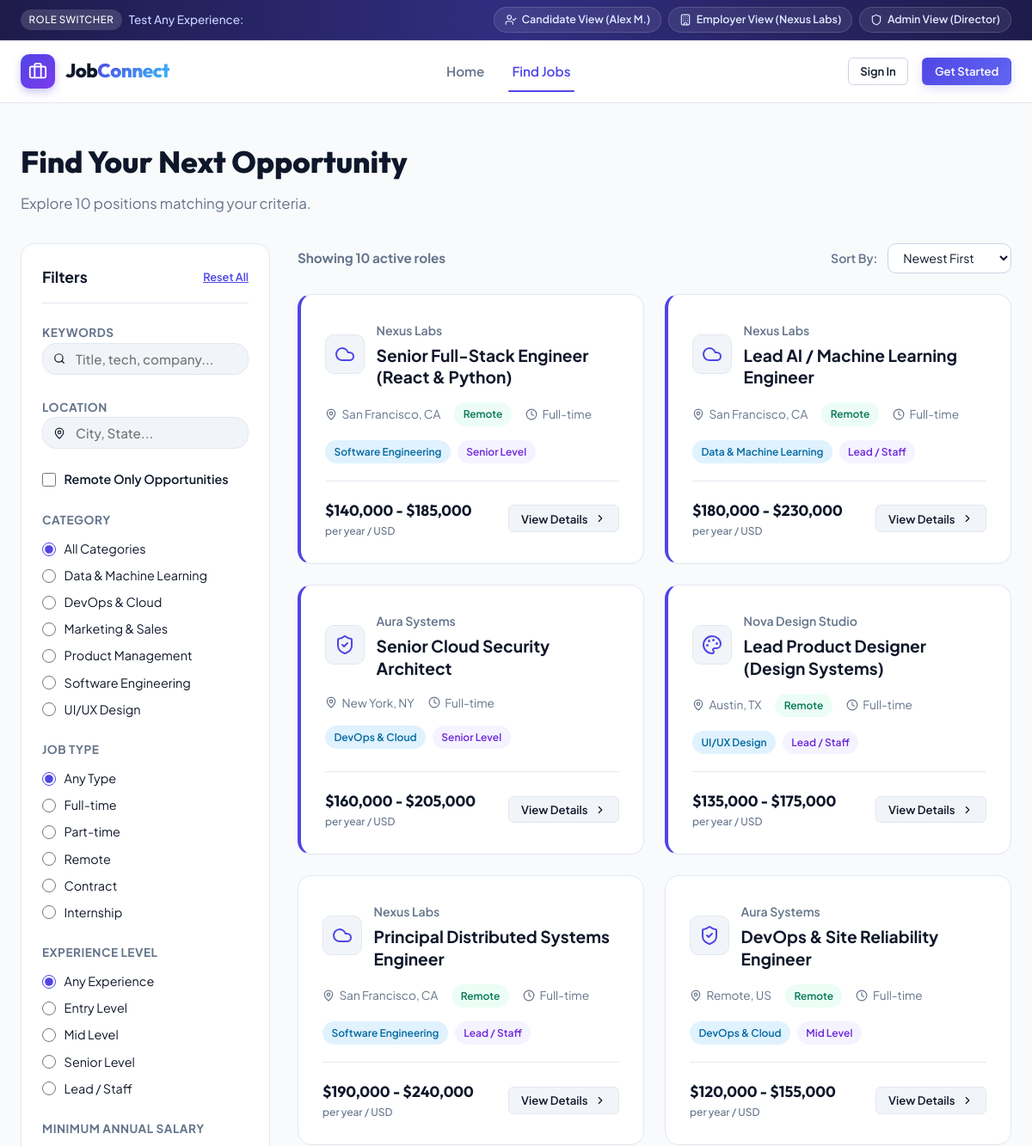
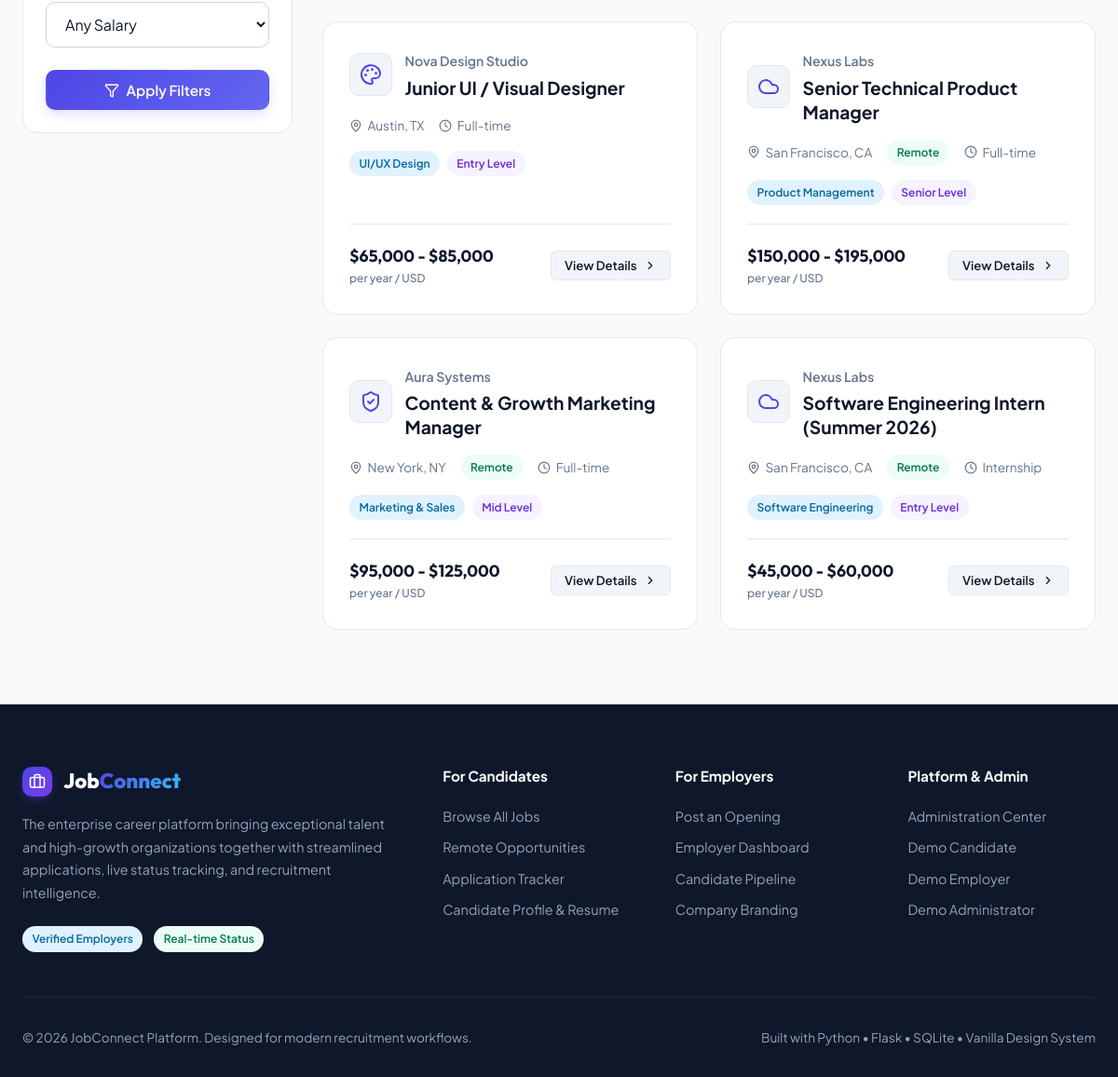
Page /jobs on the committed database (2 pictures, top to bottom).
### tables this page shows
CREATE TABLE categories (
        id INTEGER PRIMARY KEY AUTOINCREMENT,
        name TEXT UNIQUE NOT NULL,
        icon TEXT NOT NULL,
        color TEXT DEFAULT '#4f46e5',
        slug TEXT UNIQUE NOT NULL
    );

CREATE TABLE jobs (
        id INTEGER PRIMARY KEY AUTOINCREMENT,
        employer_id INTEGER NOT NULL,
        company_id INTEGER NOT NULL,
        title TEXT NOT NULL,
        category_id INTEGER NOT NULL,
        job_type TEXT NOT NULL CHECK(job_type IN ('Full-time', 'Part-time', 'Remote', 'Contract', 'Internship')),
        experience_level TEXT NOT NULL CHECK(experience_level IN ('Entry Level', 'Mid Level', 'Senior Level', 'Lead / Staff')),
        location TEXT NOT NULL,
        is_remote INTEGER DEFAULT 0,
        salary_min INTEGER,
        salary_max INTEGER,
        salary_currency TEXT DEFAULT 'USD',
        description TEXT NOT NULL,
        requirements TEXT NOT NULL,
        responsibilities TEXT,
        benefits TEXT,
        status TEXT NOT NULL DEFAULT 'active' CHECK(status IN ('active', 'closed', 'draft')),
        is_featured INTEGER DEFAULT 0,
        views_count INTEGER DEFAULT 0,
        deadline DATE,
        created_at TIMESTAMP DEFAULT CURRENT_TIMESTAMP,
        FOREIGN KEY (employer_id) REFERENCES users(id) ON DELETE CASCADE,
        FOREIGN KEY (company_id) REFERENCES companies(id) ON DELETE CASCADE,
        FOREIGN KEY (category_id) REFERENCES categories(id) ON DELETE RESTRICT
    );

CREATE TABLE companies (
        id INTEGER PRIMARY KEY AUTOINCREMENT,
        employer_id INTEGER UNIQUE NOT NULL,
        name TEXT NOT NULL,
        tagline TEXT,
        logo_icon TEXT DEFAULT 'building-2',
        website TEXT,
        industry TEXT,
        location TEXT,
        size TEXT,
        description TEXT,
        created_at TIMESTAMP DEFAULT CURRENT_TIMESTAMP,
        FOREIGN KEY (employer_id) REFERENCES users(id) ON DELETE CASCADE
    );

### app.py (the view, shortened to what this page needs)
@app.route('/jobs')
def job_listings():
    conn = get_db_connection()
    q = request.args.get('q', '').strip()
    category_id = request.args.get('category', '').strip()
    job_type = request.args.get('type', '').strip()
    experience = request.args.get('experience', '').strip()
    location = request.args.get('location', '').strip()
    remote_only = request.args.get('remote', '').strip()
    min_salary = request.args.get('min_salary', '').strip()
    sort_by = request.args.get('sort', 'newest').strip()
    sql = '''
        SELECT j.*, c.name as company_name, c.logo_icon, cat.name as category_name
        FROM jobs j
        JOIN companies c ON j.company_id = c.id
        JOIN categories cat ON j.category_id = cat.id
        WHERE j.status = 'active'
    '''
    params = []
    if category_id and category_id.isdigit():
        sql += " AND j.category_id = ?"
        params.append(int(category_id))
    if job_type:
        sql += " AND j.job_type = ?"
        params.append(job_type)
    if experience:
        sql += " AND j.experience_level = ?"
        params.append(experience)
    if location:
        sql += " AND (j.location LIKE ? OR (j.is_remote = 1 AND ? = 'remote'))"
        params.extend([f'%{location}%', location.lower()])
    if remote_only == '1':
        sql += " AND j.is_remote = 1"
    if min_salary and min_salary.isdigit():
        sql += " AND j.salary_max >= ?"
        params.append(int(min_salary))
    if sort_by == 'salary':
        sql += " ORDER BY j.salary_max DESC, j.created_at DESC"
    elif sort_by == 'popular':
        sql += " ORDER BY j.views_count DESC, j.created_at DESC"
    else:
        sql += " ORDER BY j.is_featured DESC, j.created_at DESC"
    jobs = conn.execute(sql, params).fetchall()
    categories = conn.execute("SELECT * FROM categories ORDER BY name ASC").fetchall()
    saved_job_ids = set()
    if g.user and g.user['role'] == 'seeker':
        saved = conn.execute("SELECT job_id FROM saved_jobs WHERE seeker_id = ?", (g.user['id'],)).fetchall()
        saved_job_ids = {row['job_id'] for row in saved}
    conn.close()
    return render_template(
        'jobs.html',
        jobs=jobs,
        categories=categories,
        filters={
            'q': q,
            'category': category_id,
            'type': job_type,
            'experience': experience,
            'location': location,
            'remote': remote_only,
            'min_salary': min_salary,
            'sort': sort_by
        },
        saved_job_ids=saved_job_ids,
        total_results=len(jobs)
    )

### templates/jobs.html (shortened to what this page needs)
{% extends 'base.html' %}
{% block content %}
<div class="container" style="padding-top: 2.5rem; padding-bottom: 5rem;">
  <div style="margin-bottom: 2rem;">
    <h1 style="font-family: var(--font-display); font-size: 2.2rem; font-weight: 800; margin-bottom: 0.5rem;">
      Find Your Next Opportunity
    </h1>
    <p style="color: var(--text-muted); font-size: 1.05rem;">
      Explore {{ total_results }} position{% if total_results != 1 %}s{% endif %} matching your criteria.
    </p>
  </div>
  <div class="catalog-layout">
    <aside>
      <form action="{{ url_for('job_listings') }}" method="GET" class="filter-sidebar" id="filterForm">
        <div class="filter-header">
          <span class="filter-title">Filters</span>
          <a href="{{ url_for('job_listings') }}" class="filter-reset">Reset All</a>
        </div>
        <div class="filter-group">
          <label class="filter-group-title" for="searchKeyword">Keywords</label>
          <div class="search-field" style="background: var(--bg-surface); border: 1px solid var(--border-subtle); padding: 0.5rem 0.75rem;">
            <i data-lucide="search" style="width: 16px; height: 16px;"></i>
            <input type="text" id="searchKeyword" name="q" value="{{ filters.q }}" placeholder="Title, tech, company...">
          </div>
        </div>
        <div class="filter-group">
          <label class="filter-group-title" for="searchLocation">Location</label>
          <div class="search-field" style="background: var(--bg-surface); border: 1px solid var(--border-subtle); padding: 0.5rem 0.75rem;">
            <i data-lucide="map-pin" style="width: 16px; height: 16px;"></i>
            <input type="text" id="searchLocation" name="location" value="{{ filters.location }}" placeholder="City, State...">
          </div>
        </div>
        <div class="filter-group">
          <label class="filter-checkbox-label" style="font-weight: 600;">
            <input type="checkbox" name="remote" value="1" {% if filters.remote == '1' %}checked{% endif %} onchange="document.getElementById('filterForm').submit();">
            <span>Remote Only Opportunities</span>
          </label>
        </div>
        <div class="filter-group">
          <div class="filter-group-title">Category</div>
          <div class="filter-options">
            <label class="filter-checkbox-label">
              <input type="radio" name="category" value="" {% if not filters.category %}checked{% endif %} onchange="document.getElementById('filterForm').submit();">
              <span>All Categories</span>
            </label>
            {% for cat in categories %}
              <label class="filter-checkbox-label">
                <input type="radio" name="category" value="{{ cat.id }}" {% if filters.category == cat.id|string %}checked{% endif %} onchange="document.getElementById('filterForm').submit();">
                <span>{{ cat.name }}</span>
              </label>
            {% endfor %}
          </div>
        </div>
        <div class="filter-group">
          <div class="filter-group-title">Job Type</div>
          <div class="filter-options">
            <label class="filter-checkbox-label">
              <input type="radio" name="type" value="" {% if not filters.type %}checked{% endif %} onchange="document.getElementById('filterForm').submit();">
              <span>Any Type</span>
            </label>
            {% for jt in ['Full-time', 'Part-time', 'Remote', 'Contract', 'Internship'] %}
              <label class="filter-checkbox-label">
                <input type="radio" name="type" value="{{ jt }}" {% if filters.type == jt %}checked{% endif %} onchange="document.getElementById('filterForm').submit();">
                <span>{{ jt }}</span>
              </label>
            {% endfor %}
          </div>
        </div>
        <div class="filter-group">
          <div class="filter-group-title">Experience Level</div>
          <div class="filter-options">
            <label class="filter-checkbox-label">
              <input type="radio" name="experience" value="" {% if not filters.experience %}checked{% endif %} onchange="document.getElementById('filterForm').submit();">
              <span>Any Experience</span>
            </label>
            {% for exp in ['Entry Level', 'Mid Level', 'Senior Level', 'Lead / Staff'] %}
              <label class="filter-checkbox-label">
                <input type="radio" name="experience" value="{{ exp }}" {% if filters.experience == exp %}checked{% endif %} onchange="document.getElementById('filterForm').submit();">
                <span>{{ exp }}</span>
              </label>
            {% endfor %}
          </div>
        </div>
        <div class="filter-group">
          <div class="filter-group-title">Minimum Annual Salary</div>
          <select name="min_salary" class="form-control" onchange="document.getElementById('filterForm').submit();">
            <option value="">Any Salary</option>
          </select>
        </div>
        <button type="submit" class="btn btn-primary btn-block">
          <i data-lucide="filter" style="width: 16px; height: 16px;"></i>
          <span>Apply Filters</span>
        </button>
      </form>
    </aside>
    <main>
      <div style="display: flex; align-items: center; justify-content: space-between; margin-bottom: 1.5rem; flex-wrap: wrap; gap: 1rem;">
        <span style="font-weight: 700; color: var(--text-muted); font-size: 0.95rem;">
          Showing {{ jobs|length }} active role{% if jobs|length != 1 %}s{% endif %}
        </span>
        <div style="display: flex; align-items: center; gap: 0.75rem;">
          <label for="sortSelect" style="font-size: 0.88rem; font-weight: 600; color: var(--text-muted);">Sort By:</label>
          <select id="sortSelect" class="form-control" style="width: auto; padding: 0.4rem 0.8rem; font-size: 0.88rem;" onchange="location.href = updateQueryParam('sort', this.value);">
            <option value="newest" {% if filters.sort == 'newest' %}selected{% endif %}>Newest First</option>
          </select>
        </div>
      </div>
      {% if jobs %}
        <div class="jobs-grid">
          {% for job in jobs %}
            <div class="job-card {% if job.is_featured %}featured-card{% endif %}">
              <div>
                <div class="job-card-header">
                  <div class="company-snippet">
                    <div class="company-logo-box">
                      <i data-lucide="{{ job.logo_icon or 'building' }}" style="width: 24px; height: 24px;"></i>
                    </div>
                    <div>
                      <span class="company-name">{{ job.company_name }}</span>
                      <h2 class="job-title">
                        <a href="{{ url_for('job_detail', job_id=job.id) }}">{{ job.title }}</a>
                      </h2>
                    </div>
                  </div>
                </div>
                <div class="job-meta-row">
                  <span class="job-meta-item">
                    <i data-lucide="map-pin" style="width: 14px; height: 14px;"></i>
                    {{ job.location }}
                  </span>
                  {% if job.is_remote %}
                    <span class="badge badge-green">Remote</span>
                  {% endif %}
                  <span class="job-meta-item">
                    <i data-lucide="clock" style="width: 14px; height: 14px;"></i>
                    {{ job.job_type }}
                  </span>
                </div>
                <div class="job-tags">
                  <span class="badge badge-blue">{{ job.category_name }}</span>
                  <span class="badge badge-purple">{{ job.experience_level }}</span>
                </div>
              </div>
              <div class="job-card-footer">
                <div>
                  {% if job.salary_min and job.salary_max %}
                    <div class="salary-tag">${{ "{:,}".format(job.salary_min) }} - ${{ "{:,}".format(job.salary_max) }}</div>
                    <div class="salary-period">per year / {{ job.salary_currency }}</div>
                  {% else %}
                    <div class="salary-tag">Competitive</div>
                    <div class="salary-period">DOE</div>
                  {% endif %}
                </div>
                <a href="{{ url_for('job_detail', job_id=job.id) }}" class="btn btn-secondary btn-sm">
                  <span>View Details</span>
                  <i data-lucide="chevron-right" style="width: 14px; height: 14px;"></i>
                </a>
              </div>
            </div>
          {% endfor %}
        </div>
      {% endif %}
    </main>
  </div>
</div>
{% endblock %}

### rows in the picture
categories: category "☐ Data & Machine Learning", name "Data & Machine Learning"
categories: category "☐ DevOps & Cloud", name "DevOps & Cloud"
categories: category "☐ Marketing & Sales", name "Marketing & Sales"
categories: category "☐ Product Management", name "Product Management"
categories: category "☐ Software Engineering", name "Software Engineering"
categories: category "☐ UI/UX Design", name "UI/UX Design"
jobs: company_name "Nexus Labs", title "Senior Full-Stack Engineer (React & Python)", location "San Francisco, CA", is_remote "Remote", job_type "Full-time", category_name "Software Engineering", experience_level "Senior Level", salary_min "140,000", salary_max "185,000", salary_currency "USD"
jobs: company_name "Nexus Labs", title "Lead AI / Machine Learning Engineer", location "San Francisco, CA", is_remote "Remote", job_type "Full-time", category_name "Data & Machine Learning", experience_level "Lead / Staff", salary_min "180,000", salary_max "230,000", salary_currency "USD"
jobs: company_name "Aura Systems", title "Senior Cloud Security Architect", location "New York, NY", job_type "Full-time", category_name "DevOps & Cloud", experience_level "Senior Level", salary_min "160,000", salary_max "205,000", salary_currency "USD"
jobs: company_name "Nova Design Studio", title "Lead Product Designer (Design Systems)", location "Austin, TX", is_remote "Remote", job_type "Full-time", category_name "UI/UX Design", experience_level "Lead / Staff", salary_min "135,000", salary_max "175,000", salary_currency "USD"
jobs: company_name "Nexus Labs", title "Principal Distributed Systems Engineer", location "San Francisco, CA", is_remote "Remote", job_type "Full-time", category_name "Software Engineering", experience_level "Lead / Staff", salary_min "190,000", salary_max "240,000", salary_currency "USD"
jobs: company_name "Aura Systems", title "DevOps & Site Reliability Engineer", location "Remote, US", is_remote "Remote", job_type "Full-time", category_name "DevOps & Cloud", experience_level "Mid Level", salary_min "120,000", salary_max "155,000", salary_currency "USD"
jobs: company_name "Nova Design Studio", title "Junior UI / Visual Designer", location "Austin, TX", job_type "Full-time", category_name "UI/UX Design", experience_level "Entry Level", salary_min "65,000", salary_max "85,000", salary_currency "USD"
jobs: company_name "Nexus Labs", title "Senior Technical Product Manager", location "San Francisco, CA", is_remote "Remote", job_type "Full-time", category_name "Product Management", experience_level "Senior Level", salary_min "150,000", salary_max "195,000", salary_currency "USD"
jobs: company_name "Aura Systems", title "Content & Growth Marketing Manager", location "New York, NY", is_remote "Remote", job_type "Full-time", category_name "Marketing & Sales", experience_level "Mid Level", salary_min "95,000", salary_max "125,000", salary_currency "USD"
jobs: company_name "Nexus Labs", title "Software Engineering Intern (Summer 2026)", location "San Francisco, CA", is_remote "Remote", job_type "Internship", category_name "Software Engineering", experience_level "Entry Level", salary_min "45,000", salary_max "60,000", salary_currency "USD"

### other values in the picture
{{ total_results }} "10"
{{ jt }} "Full-time" "Part-time" "Remote" "Contract" "Internship"
{{ exp }} "Entry Level" "Mid Level" "Senior Level" "Lead / Staff"
{{ jobs|length }} "10"
